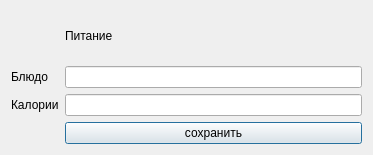
<?xml version="1.0" encoding="UTF-8"?>
<ui version="4.0">
 <class>AddFood</class>
 <widget class="QDialog" name="AddFood">
  <property name="geometry">
   <rect>
    <x>0</x>
    <y>0</y>
    <width>373</width>
    <height>155</height>
   </rect>
  </property>
  <property name="windowTitle">
   <string>Dialog</string>
  </property>
  <layout class="QGridLayout" name="gridLayout">
   <item row="0" column="1">
    <widget class="QLabel" name="zag">
     <property name="text">
      <string>Питание</string>
     </property>
    </widget>
   </item>
   <item row="1" column="0">
    <widget class="QLabel" name="label_2">
     <property name="text">
      <string>Блюдо</string>
     </property>
    </widget>
   </item>
   <item row="1" column="1">
    <widget class="QLineEdit" name="dish"/>
   </item>
   <item row="2" column="0">
    <widget class="QLabel" name="label_3">
     <property name="text">
      <string>Калории</string>
     </property>
    </widget>
   </item>
   <item row="2" column="1">
    <widget class="QLineEdit" name="calories"/>
   </item>
   <item row="3" column="1">
    <widget class="QPushButton" name="saveButton">
     <property name="text">
      <string>сохранить</string>
     </property>
    </widget>
   </item>
  </layout>
 </widget>
 <resources/>
 <connections/>
</ui>
